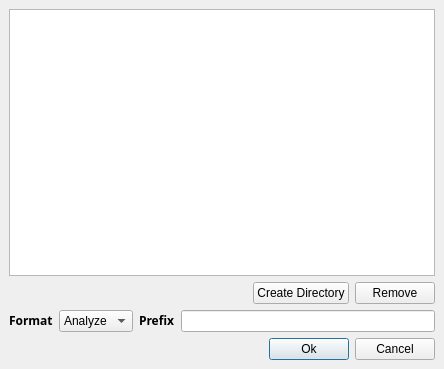
<ui version="4.0" >
 <author></author>
 <comment></comment>
 <exportmacro></exportmacro>
 <class>saveVolumeDlg</class>
 <widget class="QDialog" name="saveVolumeDlg" >
  <property name="geometry" >
   <rect>
    <x>0</x>
    <y>0</y>
    <width>444</width>
    <height>369</height>
   </rect>
  </property>
  <property name="windowTitle" >
   <string>Save Dicom Volume</string>
  </property>
  <layout class="QVBoxLayout" >
   <property name="margin" >
    <number>9</number>
   </property>
   <property name="spacing" >
    <number>6</number>
   </property>
   <item>
    <widget class="QTreeView" name="m_pDirView" />
   </item>
   <item>
    <layout class="QHBoxLayout" >
     <property name="margin" >
      <number>0</number>
     </property>
     <property name="spacing" >
      <number>6</number>
     </property>
     <item>
      <spacer>
       <property name="orientation" >
        <enum>Qt::Horizontal</enum>
       </property>
       <property name="sizeHint" >
        <size>
         <width>40</width>
         <height>20</height>
        </size>
       </property>
      </spacer>
     </item>
     <item>
      <widget class="QPushButton" name="m_pCreateDirBut" >
       <property name="text" >
        <string>Create Directory</string>
       </property>
      </widget>
     </item>
     <item>
      <widget class="QPushButton" name="m_pRemoveBut" >
       <property name="text" >
        <string>Remove</string>
       </property>
      </widget>
     </item>
    </layout>
   </item>
   <item>
    <layout class="QHBoxLayout" >
     <property name="margin" >
      <number>0</number>
     </property>
     <property name="spacing" >
      <number>6</number>
     </property>
     <item>
      <widget class="QLabel" name="label_2" >
       <property name="text" >
        <string>&lt;html>&lt;head>&lt;meta name="qrichtext" content="1" />&lt;/head>&lt;body style=" white-space: pre-wrap; font-family:Sans Serif; font-size:9pt; font-weight:400; font-style:normal; text-decoration:none;">&lt;p style=" margin-top:0px; margin-bottom:0px; margin-left:0px; margin-right:0px; -qt-block-indent:0; text-indent:0px;">&lt;span style=" font-weight:600;">Format&lt;/span>&lt;/p>&lt;/body>&lt;/html></string>
       </property>
      </widget>
     </item>
     <item>
      <widget class="QComboBox" name="m_pFormat" >
       <item>
        <property name="text" >
         <string>Analyze</string>
        </property>
       </item>
       <item>
        <property name="text" >
         <string>MetaIO</string>
        </property>
       </item>
      </widget>
     </item>
     <item>
      <widget class="QLabel" name="label" >
       <property name="text" >
        <string>&lt;html>&lt;head>&lt;meta name="qrichtext" content="1" />&lt;/head>&lt;body style=" white-space: pre-wrap; font-family:Sans Serif; font-size:9pt; font-weight:400; font-style:normal; text-decoration:none;">&lt;p style=" margin-top:0px; margin-bottom:0px; margin-left:0px; margin-right:0px; -qt-block-indent:0; text-indent:0px;">&lt;span style=" font-weight:600;">Prefix&lt;/span>&lt;/p>&lt;/body>&lt;/html></string>
       </property>
      </widget>
     </item>
     <item>
      <widget class="QLineEdit" name="m_pPrefix" />
     </item>
    </layout>
   </item>
   <item>
    <layout class="QHBoxLayout" >
     <property name="margin" >
      <number>0</number>
     </property>
     <property name="spacing" >
      <number>6</number>
     </property>
     <item>
      <spacer>
       <property name="orientation" >
        <enum>Qt::Horizontal</enum>
       </property>
       <property name="sizeHint" >
        <size>
         <width>40</width>
         <height>20</height>
        </size>
       </property>
      </spacer>
     </item>
     <item>
      <widget class="QPushButton" name="pushButton_ok" >
       <property name="text" >
        <string>Ok</string>
       </property>
       <property name="default" >
        <bool>true</bool>
       </property>
      </widget>
     </item>
     <item>
      <widget class="QPushButton" name="pushButton_cancel" >
       <property name="text" >
        <string>Cancel</string>
       </property>
      </widget>
     </item>
    </layout>
   </item>
  </layout>
 </widget>
 <pixmapfunction></pixmapfunction>
 <resources/>
 <connections>
  <connection>
   <sender>m_pPrefix</sender>
   <signal>returnPressed()</signal>
   <receiver>pushButton_ok</receiver>
   <slot>animateClick()</slot>
   <hints>
    <hint type="sourcelabel" >
     <x>309</x>
     <y>310</y>
    </hint>
    <hint type="destinationlabel" >
     <x>297</x>
     <y>344</y>
    </hint>
   </hints>
  </connection>
  <connection>
   <sender>pushButton_ok</sender>
   <signal>clicked()</signal>
   <receiver>saveVolumeDlg</receiver>
   <slot>accept()</slot>
   <hints>
    <hint type="sourcelabel" >
     <x>297</x>
     <y>344</y>
    </hint>
    <hint type="destinationlabel" >
     <x>221</x>
     <y>184</y>
    </hint>
   </hints>
  </connection>
  <connection>
   <sender>pushButton_cancel</sender>
   <signal>clicked()</signal>
   <receiver>saveVolumeDlg</receiver>
   <slot>reject()</slot>
   <hints>
    <hint type="sourcelabel" >
     <x>390</x>
     <y>344</y>
    </hint>
    <hint type="destinationlabel" >
     <x>221</x>
     <y>184</y>
    </hint>
   </hints>
  </connection>
 </connections>
</ui>
